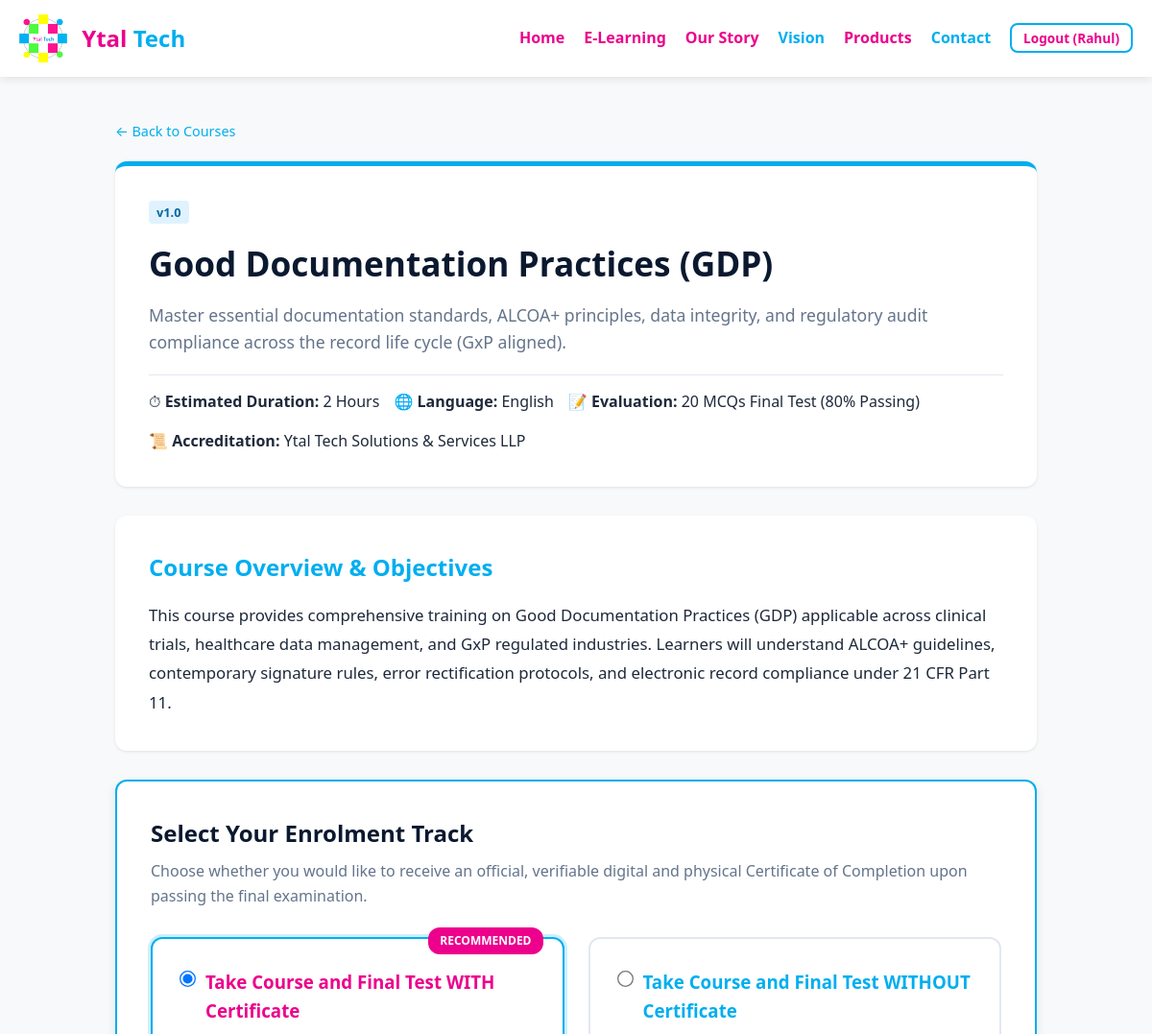
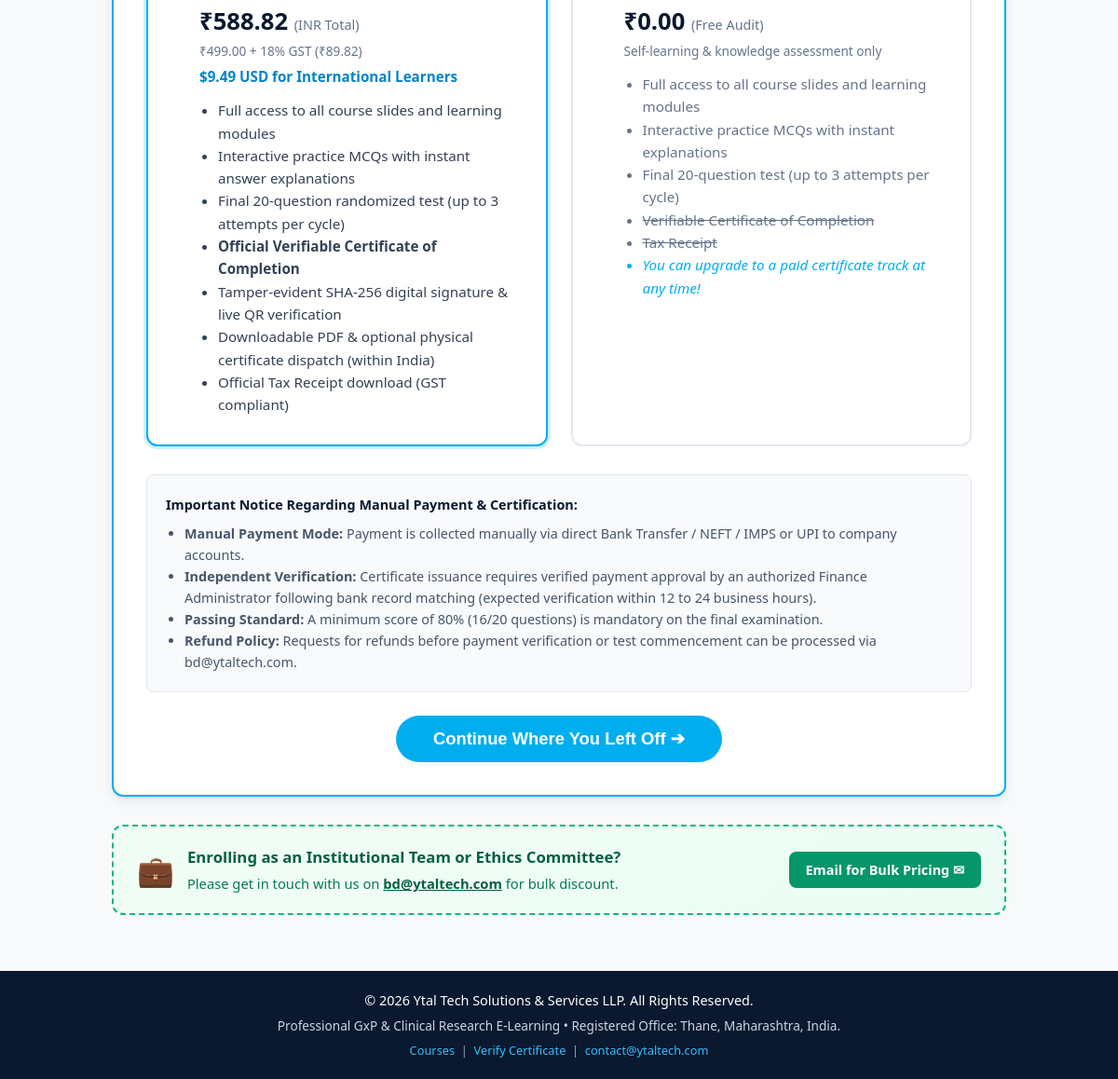
The page /elearning/course/good-documentation-practices (signed in) on the database its author committed (2 pictures, top to bottom).
### elearning/models.py (models this page shows, shortened)
class User(db.Model):
    __tablename__ = 'users'
    id = db.Column(db.Integer, primary_key=True)
    email = db.Column(db.String(255), unique=True, nullable=False, index=True)
    password_hash = db.Column(db.String(255), nullable=True)
    first_name = db.Column(db.String(100), nullable=False)
    middle_name = db.Column(db.String(100), nullable=True)
    last_name = db.Column(db.String(100), nullable=False)
    age = db.Column(db.Integer, nullable=True)
    gender = db.Column(db.String(20), nullable=True)
    role = db.Column(db.String(50), nullable=False, default='learner')
    is_verified = db.Column(db.Boolean, default=False)
    email_verification_token = db.Column(db.String(128), nullable=True)
    reset_password_token = db.Column(db.String(128), nullable=True)
    reset_token_expiry = db.Column(db.DateTime, nullable=True)
    google_id = db.Column(db.String(100), nullable=True, unique=True)
    is_active = db.Column(db.Boolean, default=True)
    house_no = db.Column(db.String(100), nullable=True)
    building = db.Column(db.String(150), nullable=True)
    street = db.Column(db.String(150), nullable=True)
    area = db.Column(db.String(150), nullable=True)
    city = db.Column(db.String(100), nullable=True)
    state = db.Column(db.String(100), nullable=True)
    country = db.Column(db.String(100), default='India')
    pincode = db.Column(db.String(20), nullable=True)
    phone = db.Column(db.String(20), nullable=True)
    gstin = db.Column(db.String(30), nullable=True)
    organization_name = db.Column(db.String(200), nullable=True)
    billing_address = db.Column(db.Text, nullable=True)
    created_at = db.Column(db.DateTime, default=lambda: datetime.now(timezone.utc))
    updated_at = db.Column(db.DateTime, default=lambda: datetime.now(timezone.utc), onupdate=lambda: datetime.now(timezone.utc))
    enrolments = db.relationship('Enrolment', backref='user', lazy=True, cascade='all, delete-orphan')
    payment_orders = db.relationship('PaymentOrder', foreign_keys='PaymentOrder.user_id', backref='user', lazy=True)
    certificates = db.relationship('Certificate', backref='user', lazy=True)
    audit_logs = db.relationship('AuditLog', backref='user', lazy=True)
    def has_role(self, *roles):
        if self.role == 'super_admin':
            return True
        return self.role in roles

class Course(db.Model):
    __tablename__ = 'courses'
    id = db.Column(db.Integer, primary_key=True)
    slug = db.Column(db.String(100), unique=True, nullable=False, index=True)
    title = db.Column(db.String(255), nullable=False)
    short_description = db.Column(db.Text, nullable=False)
    overview = db.Column(db.Text, nullable=True)
    estimated_duration = db.Column(db.String(50), default='2 Hours')
    language = db.Column(db.String(50), default='English')
    price_inr = db.Column(db.Float, default=499.00)
    gst_rate = db.Column(db.Float, default=0.18)
    price_usd = db.Column(db.Float, default=9.49)
    version = db.Column(db.String(20), default='v1.0')
    is_active = db.Column(db.Boolean, default=True)
    created_at = db.Column(db.DateTime, default=lambda: datetime.now(timezone.utc))
    slides = db.relationship('Slide', backref='course', lazy=True, order_by='Slide.slide_number', cascade='all, delete-orphan')
    mcqs = db.relationship('MCQ', backref='course', lazy=True, cascade='all, delete-orphan')
    enrolments = db.relationship('Enrolment', backref='course', lazy=True, cascade='all, delete-orphan')
    certificates = db.relationship('Certificate', backref='course', lazy=True)
    @property
    def total_price_inr(self):
        return round(self.price_inr * (1 + self.gst_rate), 2)
    @property
    def gst_amount_inr(self):
        return round(self.price_inr * self.gst_rate, 2)

### elearning/courses.py (the view)
@courses_bp.route('/course/<slug>')
@login_required
def course_detail(slug):
    course = Course.query.filter_by(slug=slug, is_active=True).first_or_404()
    user = get_current_user()
    enrolment = Enrolment.query.filter_by(user_id=user.id, course_id=course.id).first()
    return render_template('elearning/course_detail.html', course=course, user=user, enrolment=enrolment)

### templates/elearning/course_detail.html (shortened to what this page needs)
{% extends 'elearning/base.html' %}
{% block content %}
<div class="container" style="max-width: 1000px;">
    <div style="margin-bottom: 20px; font-size: 0.9rem;">
        <a href="{{ url_for('elearning.courses_list') }}" style="color:var(--primary);text-decoration:none;">← Back to Courses</a>
    </div>
    <div style="background: var(--surface); padding: 35px; border-radius: var(--radius-lg); box-shadow: var(--shadow-sm); border-top: 5px solid var(--primary); margin-bottom: 30px;">
        <span class="meta-tag" style="background:#e0f2fe;color:#0369a1;font-weight:700;">{{ course.version }}</span>
        <h1 style="color: var(--dark-navy); margin: 12px 0; font-size: 2.2rem;">{{ course.title }}</h1>
        <p style="color: var(--text-muted); font-size: 1.1rem; line-height: 1.6;">{{ course.short_description }}</p>
        <div style="display: flex; flex-wrap: wrap; gap: 15px; margin-top: 20px; padding-top: 15px; border-top: 1px solid var(--border-color);">
            <span>⏱ <strong>Estimated Duration:</strong> {{ course.estimated_duration }}</span>
            <span>🌐 <strong>Language:</strong> {{ course.language }}</span>
            <span>📝 <strong>Evaluation:</strong> 20 MCQs Final Test (80% Passing)</span>
            <span>📜 <strong>Accreditation:</strong> Ytal Tech Solutions & Services LLP</span>
        </div>
    </div>
    <div style="background: var(--surface); padding: 35px; border-radius: var(--radius-lg); box-shadow: var(--shadow-sm); margin-bottom: 30px;">
        <h2 style="color: var(--primary); margin-bottom: 15px;">Course Overview & Objectives</h2>
        <p style="line-height: 1.8; color: var(--text-primary); font-size: 1.05rem;">
            {{ course.overview }}
        </p>
    </div>
    <div style="background: var(--surface); padding: 35px; border-radius: var(--radius-lg); box-shadow: var(--shadow-md); border: 2px solid var(--primary);">
        <h2 style="color: var(--dark-navy); margin-bottom: 8px;">Select Your Enrolment Track</h2>
        <p style="color: var(--text-muted); margin-bottom: 25px;">
            Choose whether you would like to receive an official, verifiable digital and physical Certificate of Completion upon passing the final examination.
        </p>
        <form action="{{ url_for('elearning.enrol_course', slug=course.slug) }}" method="POST">
            <div class="choice-cards-container">
                <label class="choice-card selected" id="cardPaid">
                    <span class="choice-badge">Recommended</span>
                    <div style="display: flex; align-items: flex-start; gap: 12px;">
                        <input type="radio" name="certificate_option" value="paid" checked style="margin-top: 5px; transform: scale(1.3);" onchange="updateTrackSelection()">
                        <div>
                            <h3 style="color: var(--secondary); margin-bottom: 8px;">Take Course and Final Test WITH Certificate</h3>
                            <div style="margin: 12px 0;">
                                <div style="font-size: 1.6rem; font-weight: 800; color: var(--dark-navy);">
                                    ₹{{ "%.2f"|format(course.total_price_inr) }} <span style="font-size: 0.9rem; font-weight: 500; color: var(--text-muted);">(INR Total)</span>
                                </div>
                                <div style="font-size: 0.85rem; color: var(--text-muted);">
                                    ₹{{ "%.2f"|format(course.price_inr) }} + 18% GST (₹{{ "%.2f"|format(course.gst_amount_inr) }})
                                </div>
                                <div style="font-size: 0.95rem; font-weight: 700; color: #0284c7; margin-top: 4px;">
                                    ${{ "%.2f"|format(course.price_usd) }} USD for International Learners
                                </div>
                            </div>
                            <ul style="padding-left: 20px; font-size: 0.95rem; color: #334155; line-height: 1.6;">
                                <li>Full access to all course slides and learning modules</li>
                                <li>Interactive practice MCQs with instant answer explanations</li>
                                <li>Final 20-question randomized test (up to 3 attempts per cycle)</li>
                                <li><strong>Official Verifiable Certificate of Completion</strong></li>
                                <li>Tamper-evident SHA-256 digital signature & live QR verification</li>
                                <li>Downloadable PDF & optional physical certificate dispatch (within India)</li>
                                <li>Official Tax Receipt download (GST compliant)</li>
                            </ul>
                        </div>
                    </div>
                </label>
                <label class="choice-card" id="cardFree">
                    <div style="display: flex; align-items: flex-start; gap: 12px;">
                        <input type="radio" name="certificate_option" value="free" style="margin-top: 5px; transform: scale(1.3);" onchange="updateTrackSelection()">
                        <div>
                            <h3 style="color: var(--primary); margin-bottom: 8px;">Take Course and Final Test WITHOUT Certificate</h3>
                            <div style="margin: 12px 0;">
                                <div style="font-size: 1.6rem; font-weight: 800; color: var(--dark-navy);">
                                    ₹0.00 <span style="font-size: 0.9rem; font-weight: 500; color: var(--text-muted);">(Free Audit)</span>
                                </div>
                                <div style="font-size: 0.85rem; color: var(--text-muted);">Self-learning & knowledge assessment only</div>
                            </div>
                            <ul style="padding-left: 20px; font-size: 0.95rem; color: #64748b; line-height: 1.6;">
                                <li>Full access to all course slides and learning modules</li>
                                <li>Interactive practice MCQs with instant explanations</li>
                                <li>Final 20-question test (up to 3 attempts per cycle)</li>
                                <li><del>Verifiable Certificate of Completion</del></li>
                                <li><del>Tax Receipt</del></li>
                                <li style="color:var(--primary);"><em>You can upgrade to a paid certificate track at any time!</em></li>
                            </ul>
                        </div>
                    </div>
                </label>
            </div>
            <div style="background: #f8fafc; border: 1px solid var(--border-color); border-radius: var(--radius-md); padding: 20px; margin-bottom: 25px; font-size: 0.9rem; color: #475569;">
                <h4 style="color: var(--dark-navy); margin-bottom: 8px;">Important Notice Regarding Manual Payment & Certification:</h4>
                <ul style="padding-left: 20px; line-height: 1.6;">
                    <li><strong>Manual Payment Mode:</strong> Payment is collected manually via direct Bank Transfer / NEFT / IMPS or UPI to company accounts.</li>
                    <li><strong>Independent Verification:</strong> Certificate issuance requires verified payment approval by an authorized Finance Administrator following bank record matching (expected verification within 12 to 24 business hours).</li>
                    <li><strong>Passing Standard:</strong> A minimum score of 80% (16/20 questions) is mandatory on the final examination.</li>
                    <li><strong>Refund Policy:</strong> Requests for refunds before payment verification or test commencement can be processed via bd@ytaltech.com.</li>
                </ul>
            </div>
            <div style="text-align: center;">
                <button type="submit" class="btn-primary" style="padding: 14px 40px; font-size: 1.15rem; border-radius: 30px;">
                    {% if enrolment %}
                        Continue Where You Left Off ➔
                    {% else %}
                        Proceed to Course Presentation ➔
                    {% endif %}
                </button>
            </div>
        </form>
    </div>
    <div style="margin-top: 30px; background: linear-gradient(135deg, #f0fdf4 0%, #ecfdf5 100%); border: 2px dashed #10b981; border-radius: 12px; padding: 20px 25px; display: flex; align-items: center; justify-content: space-between; flex-wrap: wrap; gap: 15px;">
        <div style="display: flex; align-items: center; gap: 14px;">
            <div style="font-size: 2rem;">💼</div>
            <div>
                <h4 style="color: #065f46; font-size: 1.05rem; margin-bottom: 3px; font-weight: 700;">Enrolling as an Institutional Team or Ethics Committee?</h4>
                <p style="color: #047857; font-size: 0.92rem; margin: 0;">
                    Please get in touch with us on <a href="mailto:bd@ytaltech.com?subject=Bulk%20Discount%20Inquiry%20-%20{{ course.title }}" style="color: #065f46; text-decoration: underline; font-weight: 800;">bd@ytaltech.com</a> for bulk discount.
                </p>
            </div>
        </div>
        <div>
            <a href="mailto:bd@ytaltech.com?subject=Bulk%20Discount%20Inquiry%20-%20{{ course.title }}" class="btn-primary" style="background: #059669; border-color: #059669; white-space: nowrap; font-size: 0.9rem; padding: 8px 18px;">
                Email for Bulk Pricing ✉
            </a>
        </div>
    </div>
</div>
{% endblock %}

### templates/elearning/base.html (shortened to what this page needs)
<!DOCTYPE html>
<html lang="en">
<head>
    <link rel="stylesheet" href="{{ url_for('static', filename='style.css') }}">
    <link rel="stylesheet" href="{{ url_for('static', filename='elearning/elearning.css') }}">
</head>
<body class="elearning-body">
    <header>
        <nav aria-label="Main Navigation">
            <a href="{{ url_for('home') }}" class="logo-container">
                <img src="{{ url_for('static', filename='Ytal Tech logo.jpg') }}" alt="Ytal Tech Logo">
                <div class="logo-text">
                    <span class="logo-ytal">Ytal</span> <span class="logo-tech">Tech</span>
                </div>
            </a>
            <ul class="nav-links" id="navLinks">
                <li><a href="{{ url_for('home') }}">Home</a></li>
                <li><a href="{{ url_for('elearning.courses_list') }}" style="color:var(--secondary-color);font-weight:700;">E-Learning</a></li>
                <li><a href="{{ url_for('home') }}#story">Our Story</a></li>
                <li><a href="{{ url_for('home') }}#vision">Vision</a></li>
                <li><a href="{{ url_for('home') }}#products">Products</a></li>
                <li><a href="{{ url_for('home') }}#contact">Contact</a></li>
                {% if is_logged_in %}
                    <li>
                        <a href="{{ url_for('auth.logout') }}" class="btn-outline" style="padding:4px 12px;font-size:0.85rem;">Logout ({{ current_user.first_name }})</a>
                    </li>
                {% else %}
                    <li><a href="{{ url_for('auth.login') }}" style="color:var(--primary-color);">Login</a></li>
                    <li><a href="{{ url_for('auth.register') }}" class="btn" style="padding:6px 14px;font-size:0.85rem;color:#fff;">Sign Up</a></li>
                {% endif %}
            </ul>
        </nav>
    </header>
    <main id="main-content" class="main-content">
        {% block content %}{% endblock %}
    </main>
    <footer>
        <div class="container">
            <p>&copy; 2026 Ytal Tech Solutions & Services LLP. All Rights Reserved.</p>
            <p style="font-size: 0.85rem; margin-top: 5px; color: #cbd5e1;">
                Professional GxP & Clinical Research E-Learning • Registered Office: Thane, Maharashtra, India.
            </p>
            <p style="font-size: 0.8rem; margin-top: 5px; color: #94a3b8;">
                <a href="{{ url_for('elearning.courses_list') }}" style="color:#38bdf8;text-decoration:none;">Courses</a> &nbsp;|&nbsp;
                <a href="{{ url_for('certificates.verify_certificate') }}" style="color:#38bdf8;text-decoration:none;">Verify Certificate</a> &nbsp;|&nbsp;
                <a href="mailto:contact@ytaltech.com" style="color:#38bdf8;text-decoration:none;">contact@ytaltech.com</a>
            </p>
        </div>
    </footer>
</body>
</html>

### rows shown on the page
User: first_name "Rahul"
Course: version "v1.0", title "Good Documentation Practices (GDP)", short_description "Master essential documentation standards, ALCOA+ principles, data integrity, and regulatory audit compliance across the record life cycle (GxP aligned).", estimated_duration "2 Hours", language "English", overview "This course provides comprehensive training on Good Documentation Practices (GDP) applicable across clinical trials, healthcare data management, and GxP regulated industries. Learners will understand ALCOA+ guidelines, contemporary signature rules, error rectification protocols, and electronic record compliance under 21 CFR Part 11.", total_price_inr "588.82", price_inr "499.00", gst_amount_inr "89.82", price_usd "9.49"
